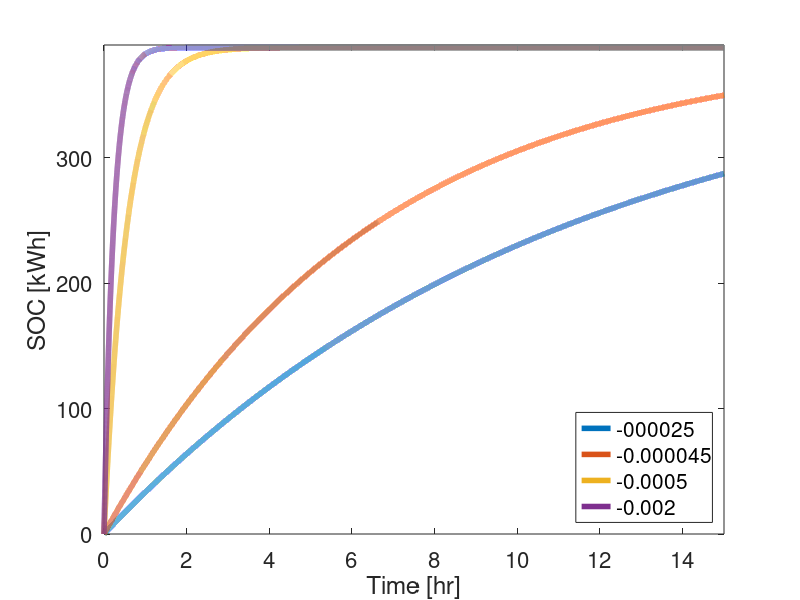

Source code (MATLAB):
1;

########################################################################################################################
# FUNCTIONS
########################################################################################################################

## usage: s_next = soc (s,D)
##
##
function s_next = soc (s,a,D)
  # Parameters
  k = 388;
  abar = exp(a*D);
  bbar = abar - 1;

  # Update SOC
  s_next = abar * s - bbar * k;
endfunction

## usage: y_vec = calc_y (x_vec, a, D)
##
##
function y_vec = calc_y (x_vec, a, D)
  y_vec = zeros(1, length(x_vec));
  y_vec(1) = 0;

  for i = 2:length(x_vec)
    y_vec(i) = soc(y_vec(i-1), a, D);
  endfor
endfunction

## usage: soc = slow (x)
##
##
function soc = slow (x)
  soc = 30.0 * x/3600;

  for i = 1:length(x)
    if (soc(i) >= 388.0)
      soc(i) = 388.0;
    endif
  endfor
endfunction

## usage: soc = fast (x)
##
##
function soc = fast (x)
  soc =  910.95 * x/3600;

  for i = 1:length(x)
    if (soc(i) >= 388.0)
      soc(i) = 388.0;
    endif
  endfor
endfunction

########################################################################################################################
# SCRIPT
########################################################################################################################
HR2SEC = 3600;
SEC2HR = 1/HR2SEC;
HR = 15;
D = 1;
x_vec = 0:D:HR*HR2SEC;
x_vec_plot = SEC2HR * x_vec;


## Configure Plot
set(0, "defaultlinelinewidth", 4);
set(0, "defaultaxesfontsize", 16); % axes labels

## 0.01
a = -0.000025;
y_vec = calc_y(x_vec, a, D);

p = plot(x_vec_plot,y_vec);

hold;

## 0.03
a = -0.000043;
y_vec = calc_y(x_vec, a, D);

p = plot(x_vec_plot,y_vec);

## 0.05
a = -0.0005;
y_vec = calc_y(x_vec, a, D);

p = plot(x_vec_plot,y_vec);

## 0.1
a = -0.0012;
y_vec = calc_y(x_vec, a, D);

p = plot(x_vec_plot,y_vec);

## Linear
## y_vec = slow(x_vec);
## p = plot(x_vec_plot,y_vec);
##
## y_vec = fast(x_vec);
## p = plot(x_vec_plot,y_vec);
##
## e = 0.8*388;
## line([0 HR], [e, e], "linestyle", "--", "color", "red");

## Legend
l = legend({"-000025", "-0.000045", "-0.0005", "-0.002"});
## l = legend({"-000025",  "-0.0005", "-0.0012", "30", "910"});
set(l, "fontsize", 15, "location", "southeast");

xlabel ("Time [hr]");
ylabel ("SOC [kWh]");
axis([0 HR 0 390])

## Output plot
print(1, "nonlinear-bat.png");

waitfor(p);
